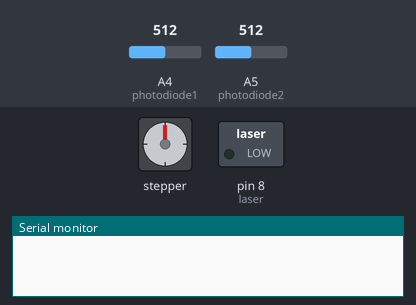
A sketch run on a simulated Arduino Uno, built with avr-gcc and run on an emulated ATmega328P. On the bench: stepper motor, switched loads named in the sketch (green lamp = pin HIGH), the last lines printed to the serial monitor. Inputs (shaded band) come from the test bench; at power-on: A4 (photodiode1) = 512, A5 (photodiode2) = 512. Random numbers use the default seed unless the sketch sets one; stepper angles assume 2048 steps per turn.

Above: at 2.7 s.
At 10.0 s:
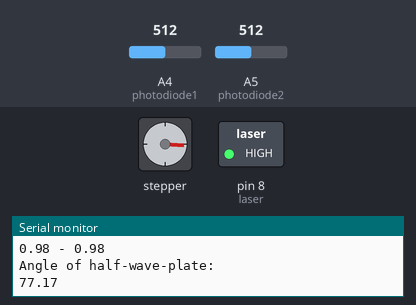
At 18.7 s:
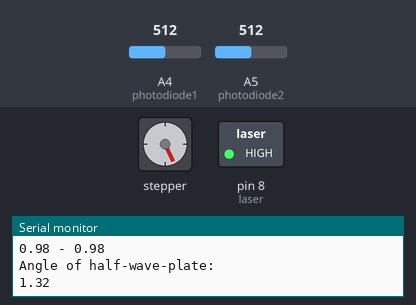
At 33.2 s:
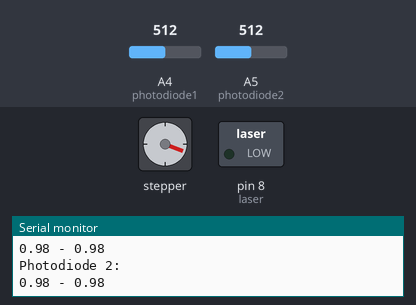
Timing chart, 0 to 34.7 s (numbered marks = the images above):
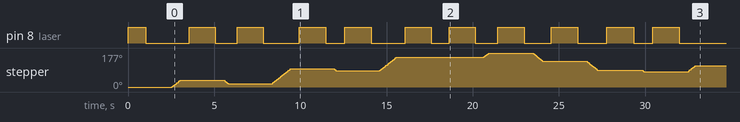

The sketch:

rotate_laser.ino
```cpp
#include <Stepper.h>
#include <Vector.h>

const int photodiode1 = A4;
const int photodiode2 = A5;
const int laser = 8;

float maxResponsePhoto1 = 1023;
float maxResponsePhoto2 = 1023;

float dark1 = 0;
float dark2 = 0;

const float thetaRange = 40;

const int averageRuns = 100;

float position = 0;
float laserPosition = 0;
// yellow yellow
// black blue
// brown pink
// red orange

const int bitsToTransmit = 3;
const int physBitLength = 9;

bool logicBitTransmit[bitsToTransmit] = {0, 0, 1};

const int maxElements = 108;
bool storageArray[maxElements];
Vector<bool> data(storageArray);

#define OUTPUT1   7
#define OUTPUT2   6
#define OUTPUT3   5
#define OUTPUT4   4

const int stepsPerRotation = 2048;

Stepper halfWavePlate(stepsPerRotation, OUTPUT1, OUTPUT3, OUTPUT2, OUTPUT4);  // ask zach tomorrow
Stepper laserPolarization(stepsPerRotation, 3, 2);

double getGaussianRandom(double mean, double stdDev) {
  static double z1;
  static bool use_last = false;

  if (use_last) {
    use_last = false;
    return mean + z1 * stdDev;
  }

  double u1, u2, z0;

  do {
    u1 = random(1, 1000000) / 1000000.0;
    u2 = random(1, 1000000) / 1000000.0;
  } while (u1 <= 0.0000001); // Protective bound against floating point precision errors

  double log_u1 = log(u1);
  double sqrt_term = sqrt(-2.0 * log_u1);
  double angle_term = 2.0 * PI * u2;

  z0 = sqrt_term * cos(angle_term);
  z1 = sqrt_term * sin(angle_term);

  use_last = true;

  return mean + z0 * stdDev;
}

double getUniformRandom(double range) {
  return random(-1*range, range);
}

bool bitTransmit[bitsToTransmit * 3];

void getbitTransmitRepetitionCode(int physBitLength){
  for (int i = 0; i < bitsToTransmit; i++) {
    for (int j = 0; j < physBitLength; j++) {
      bitTransmit[i * physBitLength + j] = logicBitTransmit[i];
    }
  }
}

float rotatePlate(float thetaSpin){
  position = position + thetaSpin;
  long positionSteps = stepsPerRotation/360.0 * thetaSpin;
  halfWavePlate.step((int) positionSteps);
  return(position);
}

float rotateLaser(float thetaSpin) {
  laserPosition = laserPosition + thetaSpin;
  long positionSteps = stepsPerRotation / 360.0 * thetaSpin;
  laserPolarization.step((int) positionSteps);
  return(laserPosition);
}

void calibrate() {

  digitalWrite(laser, HIGH);

  for (int i = 0; i < averageRuns; i++) {
    maxResponsePhoto1 += analogRead(photodiode1);
    maxResponsePhoto2 += analogRead(photodiode2);
    delay(1000/averageRuns);
  }

  maxResponsePhoto1 /= averageRuns;
  maxResponsePhoto2 /= averageRuns;

  digitalWrite(laser, LOW);

  for (int i = 0; i < averageRuns; i++) {
    dark1 += analogRead(photodiode1);
    dark2 += analogRead(photodiode2);
    delay(1000/averageRuns);
  }
  dark1 /= averageRuns;
  dark2 /= averageRuns;
  dark1 /= maxResponsePhoto1;
  dark2 /= maxResponsePhoto2;

}

void setup() {
  Serial.begin(9600);

  randomSeed(analogRead(A0));

  pinMode(photodiode1, INPUT);
  pinMode(photodiode2, INPUT);

  halfWavePlate.setSpeed(12); // check
  laserPolarization.setSpeed(12);

  pinMode(laser, OUTPUT);

  digitalWrite(laser, LOW);

  getbitTransmitRepetitionCode(physBitLength);

  calibrate();
}

void loop() {

  digitalWrite(laser, LOW);
  delay(500);

  float floatRandom = getGaussianRandom(0, thetaRange);

  rotatePlate(floatRandom);
  rotateLaser(bitTransmit[data.size()%(bitsToTransmit * physBitLength)] * 90);
  Serial.println("Angle of half-wave-plate: \n" + String(floatRandom));

  delay(500);

  digitalWrite(laser, HIGH);
  delay(500);

  float photoDiode1Avg = 0;
  float photoDiode2Avg = 0;
  for (int i = 0; i < averageRuns; i++) {
    photoDiode1Avg += analogRead(photodiode1);
    photoDiode2Avg += analogRead(photodiode2);
    delay(1000/averageRuns);
  }
  photoDiode1Avg /= averageRuns;
  photoDiode2Avg /= averageRuns;

  float photoDiode1Output = photoDiode1Avg / maxResponsePhoto1;
  float photoDiode2Output = photoDiode2Avg / maxResponsePhoto2;

  Serial.println("Photodiode 1: \n" + String(photoDiode1Output) + " - " + String(dark1));
  Serial.println("Photodiode 2: \n" + String(photoDiode2Output) + " - " + String(dark2));
  bool bit = photoDiode1Output - dark1 >= photoDiode2Output - dark2;
  data.push_back(bit);
  if(data.size()%physBitLength==0){
    String print = "Logical bit complete. Current physical bit sequence: \n";
    for(bool bit : data){
      String temp = bit ? "1" : "0";
      print = print + temp;
      }
    Serial.println(print);
  }

}
```

Measured:
- by itself, pin 8 (laser): HIGH → LOW at 1.0 s, → HIGH 2.5 s later, → LOW 1.5 s later, → HIGH 1.3 s later, … (21 changes in this stretch)
- by itself, stepper: turns 35° clockwise in 0.47 s, then 18° counter-clockwise in 0.24 s, then 77° clockwise in 1.1 s, then 9° counter-clockwise in 0.10 s, and so on
